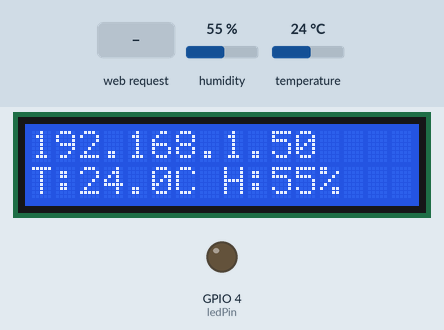
Recording of a sketch running on a simulated ESP32. Parts: 16×2 character LCD, output pins drawn as LEDs (lit = HIGH). The test bench sets the inputs (shaded band); at power-on: humidity 55 %, temperature 24 °C. WiFi joins after 1.5 s; servers stay silent unless stated; what the sketch prints to the serial monitor is not drawn.

Above: at 5.8 s.
5.9 s: HTTP request GET /led-on received
At 6.3 s:
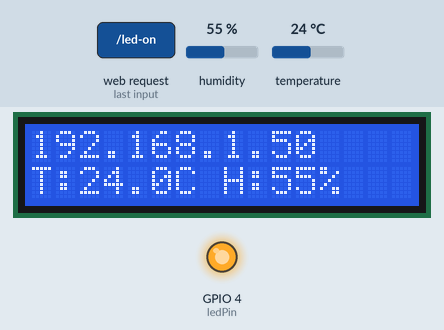
7.4 s: humidity set to 22 %
At 9.8 s:
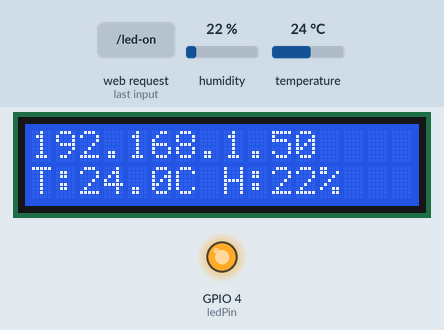
10.1 s: temperature set to 12 °C
At 13.1 s:
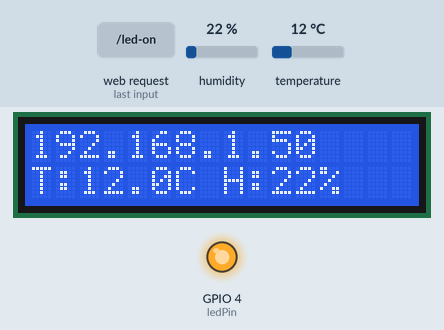
14.1 s: HTTP request GET /led-off received
At 14.9 s:
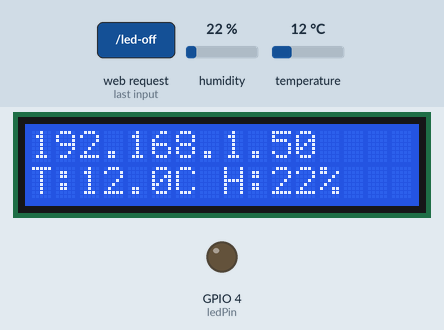
15.6 s: humidity set to 40 %
At 17.3 s:
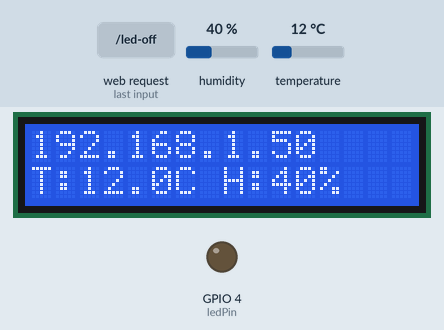
18.1 s: temperature set to 19 °C
At 21.6 s:
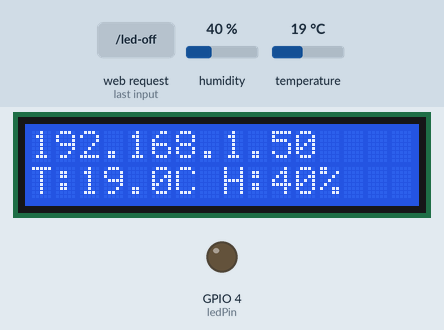
Timing chart, 0 to 23.1 s (numbered marks = the images above; inputs shaded):
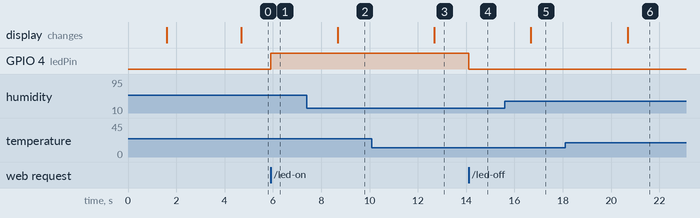

The sketch:

monitoring-and-controlling_led-dht11.ino
```cpp
#include <WiFi.h>
#include <WebServer.h>
#include <Wire.h>
#include <LiquidCrystal_I2C.h>
#include <DHT.h>
#include "html.h"  // Import file HTML dari header

// true = ESP32 bikin WiFi sendiri (Access Point), false = konek ke WiFi (Station)
const bool apMode = false;

// Mode Station
const char* ssid = "Masukkan Nama WiFi";
const char* password = "Masukkan Password WiFi";

// Mode Access Point
const char* ap_ssid = "ESP32-P3";
const char* ap_password = "12345678";  // minimal 8 karakter
IPAddress ap_ip(192, 168, 3, 1);
IPAddress ap_mask(255, 255, 255, 0);

const int dhtPin = 5;
const int ledPin = 4;
const int sdaPin = 7;
const int sclPin = 17;

DHT dht(dhtPin, DHT11);
LiquidCrystal_I2C lcd(0x27, 16, 2);
WebServer server(80);

bool ledNyala = false;
float suhu = NAN;
float lembap = NAN;
unsigned long waktuBaca = 0;
String alamatIP = "";

void handleRoot() {
  server.send_P(200, "text/html", MAIN_page);  // Ambil HTML dari PROGMEM
}

// Dipanggil browser tiap 2 detik, balasannya JSON
void handleData() {
  String json = "{";
  if (isnan(suhu) || isnan(lembap)) {
    json += "\"error\":true,";
  } else {
    json += "\"temp\":" + String(suhu, 1) + ",";
    json += "\"hum\":" + String(lembap, 0) + ",";
  }
  json += "\"led\":" + String(ledNyala ? "true" : "false") + "}";
  server.send(200, "application/json", json);
}

void handleLEDOn() {
  ledNyala = true;
  digitalWrite(ledPin, HIGH);
  Serial.println("LED menyala");
  server.send(200, "application/json", "{\"led\":true}");
}

void handleLEDOff() {
  ledNyala = false;
  digitalWrite(ledPin, LOW);
  Serial.println("LED mati");
  server.send(200, "application/json", "{\"led\":false}");
}

void tampilLCD() {
  lcd.setCursor(0, 0);
  lcd.print(alamatIP);
  lcd.print("                ");

  lcd.setCursor(0, 1);
  if (isnan(suhu) || isnan(lembap)) {
    lcd.print("Sensor error    ");
  } else {
    lcd.print("T:");
    lcd.print(suhu, 1);
    lcd.print("C H:");
    lcd.print(lembap, 0);
    lcd.print("%   ");
  }
}

void setup() {
  pinMode(ledPin, OUTPUT);
  digitalWrite(ledPin, LOW);

  Serial.begin(115200);
  Wire.begin(sdaPin, sclPin);
  lcd.init();
  lcd.backlight();
  dht.begin();

  lcd.setCursor(0, 0);
  lcd.print("Menghubungkan...");

  if (apMode) {
    WiFi.mode(WIFI_AP);
    WiFi.softAPConfig(ap_ip, ap_ip, ap_mask);
    WiFi.softAP(ap_ssid, ap_password);
    alamatIP = WiFi.softAPIP().toString();
  } else {
    Serial.print("Connecting to ");
    Serial.println(ssid);
    WiFi.mode(WIFI_STA);
    WiFi.begin(ssid, password);
    while (WiFi.status() != WL_CONNECTED) {
      delay(500);
      Serial.print(".");
    }
    Serial.println("");
    Serial.println("WiFi connected");
    alamatIP = WiFi.localIP().toString();
  }

  Serial.print("IP address: ");
  Serial.println(alamatIP);

  // Setup routes
  server.on("/", handleRoot);
  server.on("/data", handleData);
  server.on("/led-on", handleLEDOn);
  server.on("/led-off", handleLEDOff);

  server.begin();
  Serial.println("HTTP server started");

  lcd.clear();
  lcd.setCursor(0, 0);
  lcd.print(alamatIP);
  lcd.setCursor(0, 1);
  lcd.print("Buka di browser");
  delay(3000);
  lcd.clear();
}

void loop() {
  server.handleClient();

  // Baca DHT11 tiap 2 detik tanpa delay() supaya web tetap responsif
  if (millis() - waktuBaca >= 2000) {
    waktuBaca = millis();
    suhu = dht.readTemperature();
    lembap = dht.readHumidity();
    tampilLCD();
  }
}
```

html.h
```cpp
#pragma once
#include <pgmspace.h>

const char MAIN_page[] PROGMEM = R"rawliteral(
<!DOCTYPE html>
<html lang="id">
<head>
<meta charset="UTF-8">
<meta name="viewport" content="width=device-width, initial-scale=1">
<title>ESP32 P3 Monitoring</title>
<style>
  :root{
    --hitam:#0e0e0e;
    --putih:#ffffff;
    --latar:#f4f3f0;
    --abu:#8b8982;
    --garis:#d9d6cf;
    --aksen:#e03a2b;
  }
  *{box-sizing:border-box;margin:0;padding:0}
  body{
    background:var(--latar);
    color:var(--hitam);
    font-family:"Helvetica Neue",Helvetica,Arial,sans-serif;
    -webkit-font-smoothing:antialiased;
  }
  .num{font-variant-numeric:tabular-nums;letter-spacing:-.03em}
  .kecil{
    font-size:.68rem;font-weight:600;
    text-transform:uppercase;letter-spacing:.16em;
  }

  /* ---------- bilah atas ---------- */
  .atas{
    background:var(--hitam);color:var(--putih);
    display:flex;justify-content:space-between;align-items:center;
    gap:16px;padding:16px 28px;
  }
  .atas h1{font-size:.95rem;font-weight:700;letter-spacing:.02em}
  .atas h1 span{color:var(--abu);font-weight:400;margin-left:10px}
  .kanan{display:flex;align-items:center;gap:20px}
  .kanan .kecil{color:var(--abu)}
  #koneksi{display:flex;align-items:center;gap:8px;color:var(--putih)}
  #koneksi i{width:9px;height:9px;background:var(--abu);display:block}
  #koneksi.on i{background:#4cd964}
  #koneksi.off i{background:var(--aksen)}

  main{max-width:1080px;margin:0 auto;padding:28px}

  /* ---------- pembacaan utama ---------- */
  .utama{display:grid;grid-template-columns:1fr 1fr;gap:4px}
  .panel{background:var(--hitam);color:var(--putih);padding:26px 28px 24px}
  .panel .kecil{color:var(--abu)}
  .angka{
    font-size:clamp(4rem,11vw,7.5rem);
    font-weight:700;line-height:1;margin:18px 0 6px;
  }
  .angka sup{
    font-size:.28em;font-weight:400;color:var(--abu);
    vertical-align:top;position:relative;top:.35em;margin-left:6px;letter-spacing:0;
  }
  .skala{margin-top:24px}
  .batang{position:relative;height:6px;background:#2b2b2b}
  .batang b{position:absolute;left:0;top:0;bottom:0;background:var(--putih);width:0;transition:width .6s}
  #bSuhu{background:var(--aksen)}
  .tanda{display:flex;justify-content:space-between;margin-top:8px;font-size:.7rem;color:var(--abu)}
  .minmax{
    display:flex;gap:28px;margin-top:20px;padding-top:14px;
    border-top:1px solid #2b2b2b;font-size:.8rem;color:var(--abu);
  }
  .minmax b{color:var(--putih);font-weight:600;margin-left:6px}

  /* ---------- grafik ---------- */
  .blok{background:var(--putih);border-top:4px solid var(--hitam);margin-top:28px;padding:20px 28px 18px}
  .judul{display:flex;justify-content:space-between;align-items:baseline;margin-bottom:14px}
  .judul h2{font-size:1.05rem;font-weight:700}
  .judul .kecil{color:var(--abu)}
  .grafikWrap{position:relative;padding-left:34px}
  #grafik{width:100%;height:190px;display:block}
  .sumbu{position:absolute;left:0;top:0;height:190px;display:flex;flex-direction:column;justify-content:space-between;font-size:.66rem;color:var(--abu)}
  .legenda{display:flex;gap:22px;margin-top:12px;font-size:.78rem}
  .legenda span{display:flex;align-items:center;gap:8px}
  .legenda i{width:18px;height:3px;display:block}

  /* ---------- kontrol LED ---------- */
  .led{
    margin-top:28px;display:flex;align-items:stretch;
    background:var(--putih);border-top:4px solid var(--hitam);
  }
  .ledKiri{flex:1;padding:22px 28px}
  .ledKiri .kecil{color:var(--abu)}
  #teksLed{font-size:2.2rem;font-weight:700;margin-top:6px;letter-spacing:-.02em}
  .ledKiri p{font-size:.8rem;color:var(--abu);margin-top:4px}
  .ledKanan{display:flex;align-items:center;padding:0 28px;gap:18px;border-left:1px solid var(--garis)}
  #lampu{width:20px;height:20px;border-radius:50%;border:3px solid var(--hitam);transition:.2s}
  #lampu.nyala{background:var(--aksen);border-color:var(--aksen);box-shadow:0 0 0 5px rgba(224,58,43,.18)}
  #sakelar{
    width:76px;height:38px;background:var(--hitam);border:0;
    position:relative;cursor:pointer;flex:none;
    transition:background .2s;
  }
  #sakelar::after{
    content:"";position:absolute;top:4px;left:4px;
    width:30px;height:30px;background:var(--putih);transition:transform .2s;
  }
  #sakelar.nyala{background:var(--aksen)}
  #sakelar.nyala::after{transform:translateX(38px)}
  #sakelar:focus-visible{outline:3px solid var(--aksen);outline-offset:3px}

  footer{
    margin-top:28px;padding-top:14px;border-top:1px solid var(--garis);
    display:flex;justify-content:space-between;flex-wrap:wrap;gap:8px;
    font-size:.74rem;color:var(--abu);
  }
  code{font-family:Menlo,Consolas,"Courier New",monospace;color:var(--hitam)}

  @media (max-width:720px){
    .atas{padding:14px 18px;flex-wrap:wrap}
    .atas h1 span{display:none}
    main{padding:16px}
    .utama{grid-template-columns:1fr}
    .panel{padding:20px}
    .blok{padding:18px 16px}
    .ledKiri{padding:18px 16px}
    .ledKanan{padding:0 16px}
    #teksLed{font-size:1.6rem}
  }
</style>
</head>
<body>

<div class="atas">
  <h1>P3 MONITORING &amp; CONTROLLING<span>Lab Workshop Ilmu Komputer, Universitas Pakuan</span></h1>
  <div class="kanan">
    <span class="kecil" id="alamat">ESP32</span>
    <span class="kecil" id="koneksi"><i></i><em style="font-style:normal">menghubungkan</em></span>
  </div>
</div>

<main>

  <div class="utama">
    <div class="panel">
      <div class="kecil">Suhu</div>
      <div class="angka num" id="suhu">--<sup>&deg;C</sup></div>
      <div class="skala">
        <div class="batang"><b id="bSuhu"></b></div>
        <div class="tanda num"><span>0</span><span>25</span><span>50 &deg;C</span></div>
      </div>
      <div class="minmax num">
        <span>MIN<b id="tMin">--</b></span>
        <span>MAX<b id="tMax">--</b></span>
        <span>RATA<b id="tAvg">--</b></span>
      </div>
    </div>

    <div class="panel">
      <div class="kecil">Kelembapan</div>
      <div class="angka num" id="lembap">--<sup>%</sup></div>
      <div class="skala">
        <div class="batang"><b id="bLembap"></b></div>
        <div class="tanda num"><span>0</span><span>50</span><span>100 %</span></div>
      </div>
      <div class="minmax num">
        <span>MIN<b id="hMin">--</b></span>
        <span>MAX<b id="hMax">--</b></span>
        <span>RATA<b id="hAvg">--</b></span>
      </div>
    </div>
  </div>

  <div class="blok">
    <div class="judul">
      <h2>Riwayat pembacaan</h2>
      <span class="kecil">30 data terakhir &middot; tiap 2 detik</span>
    </div>
    <div class="grafikWrap">
      <div class="sumbu num"><span>100</span><span>75</span><span>50</span><span>25</span><span>0</span></div>
      <svg id="grafik" viewBox="0 0 600 190" preserveAspectRatio="none">
        <g stroke="#d9d6cf" stroke-width="1">
          <line x1="0" y1="0.5" x2="600" y2="0.5"/>
          <line x1="0" y1="47.5" x2="600" y2="47.5"/>
          <line x1="0" y1="95" x2="600" y2="95"/>
          <line x1="0" y1="142.5" x2="600" y2="142.5"/>
          <line x1="0" y1="189.5" x2="600" y2="189.5"/>
        </g>
        <g id="garis"></g>
      </svg>
    </div>
    <div class="legenda">
      <span><i style="background:#e03a2b"></i>Suhu (skala 0&ndash;50 &deg;C)</span>
      <span><i style="background:#0e0e0e"></i>Kelembapan (skala 0&ndash;100 %)</span>
    </div>
  </div>

  <div class="led">
    <div class="ledKiri">
      <div class="kecil">Output &middot; GPIO 4</div>
      <div id="teksLed">LED MATI</div>
      <p>Geser sakelar untuk mengirim perintah ke ESP32.</p>
    </div>
    <div class="ledKanan">
      <div id="lampu"></div>
      <button id="sakelar" aria-label="Sakelar LED"></button>
    </div>
  </div>

</main>

<script>
  var $ = function(id){ return document.getElementById(id); };
  var infoKoneksi = $('koneksi');
  var ledNyala = false;
  var T = [], H = [];
  var MAKS = 30;

  $('alamat').textContent = location.host || 'ESP32';

  function tampilLed(){
    $('lampu').className = ledNyala ? 'nyala' : '';
    $('sakelar').className = ledNyala ? 'nyala' : '';
    $('teksLed').textContent = ledNyala ? 'LED MENYALA' : 'LED MATI';
  }

  function stat(arr, digit){
    var min = Math.min.apply(null, arr), max = Math.max.apply(null, arr);
    var avg = arr.reduce(function(a, b){ return a + b; }, 0) / arr.length;
    return [min.toFixed(digit), max.toFixed(digit), avg.toFixed(digit)];
  }

  function garis(data, maks, warna, tebal){
    if (data.length < 2) return '';
    var t = data.map(function(v, i){
      var x = i * (600 / (MAKS - 1));
      var y = 189 - Math.max(0, Math.min(1, v / maks)) * 188;
      return x.toFixed(1) + ',' + y.toFixed(1);
    }).join(' ');
    return '<polyline points="' + t + '" fill="none" stroke="' + warna +
           '" stroke-width="' + tebal + '" vector-effect="non-scaling-stroke" stroke-linejoin="round"/>';
  }

  function perbarui(d){
    $('suhu').innerHTML = d.temp.toFixed(1) + '<sup>&deg;C</sup>';
    $('lembap').innerHTML = d.hum.toFixed(0) + '<sup>%</sup>';
    $('bSuhu').style.width = Math.max(0, Math.min(100, d.temp * 2)) + '%';
    $('bLembap').style.width = Math.max(0, Math.min(100, d.hum)) + '%';

    T.push(d.temp); H.push(d.hum);
    if (T.length > MAKS) { T.shift(); H.shift(); }

    var s = stat(T, 1), h = stat(H, 0);
    $('tMin').textContent = s[0]; $('tMax').textContent = s[1]; $('tAvg').textContent = s[2];
    $('hMin').textContent = h[0]; $('hMax').textContent = h[1]; $('hAvg').textContent = h[2];

    $('garis').innerHTML = garis(H, 100, '#0e0e0e', 2) + garis(T, 50, '#e03a2b', 3);
  }

  function ambilData(){
    fetch('/data')
      .then(function(r){ return r.json(); })
      .then(function(d){
        if (d.error) {
          $('suhu').innerHTML = '--<sup>&deg;C</sup>';
          $('lembap').innerHTML = '--<sup>%</sup>';
        } else {
          perbarui(d);
        }
        ledNyala = d.led;
        tampilLed();
        infoKoneksi.className = 'kecil on';
        infoKoneksi.lastChild.textContent = 'terhubung';
      })
      .catch(function(){
        infoKoneksi.className = 'kecil off';
        infoKoneksi.lastChild.textContent = 'putus';
      });
  }

  $('sakelar').addEventListener('click', function(){
    var alamat = ledNyala ? '/led-off' : '/led-on';
    fetch(alamat)
      .then(function(r){ return r.json(); })
      .then(function(d){ ledNyala = d.led; tampilLed(); });
  });

  tampilLed();
  ambilData();
  setInterval(ambilData, 2000);
</script>
</body>
</html>
)rawliteral";
```

Measured:
- after the input at 5.9 s, GPIO 4 (ledPin): LOW → HIGH at once
- after the input at 7.4 s, the display: changes after 1.3 s (image 2)
- after the input at 10.1 s, the display: changes after 2.6 s (image 3)
- after the input at 14.1 s, GPIO 4 (ledPin): HIGH → LOW at once
- after the input at 15.6 s, the display: changes after 1.1 s (image 5)
- after the input at 18.1 s, the display: changes after 2.6 s (image 6)
